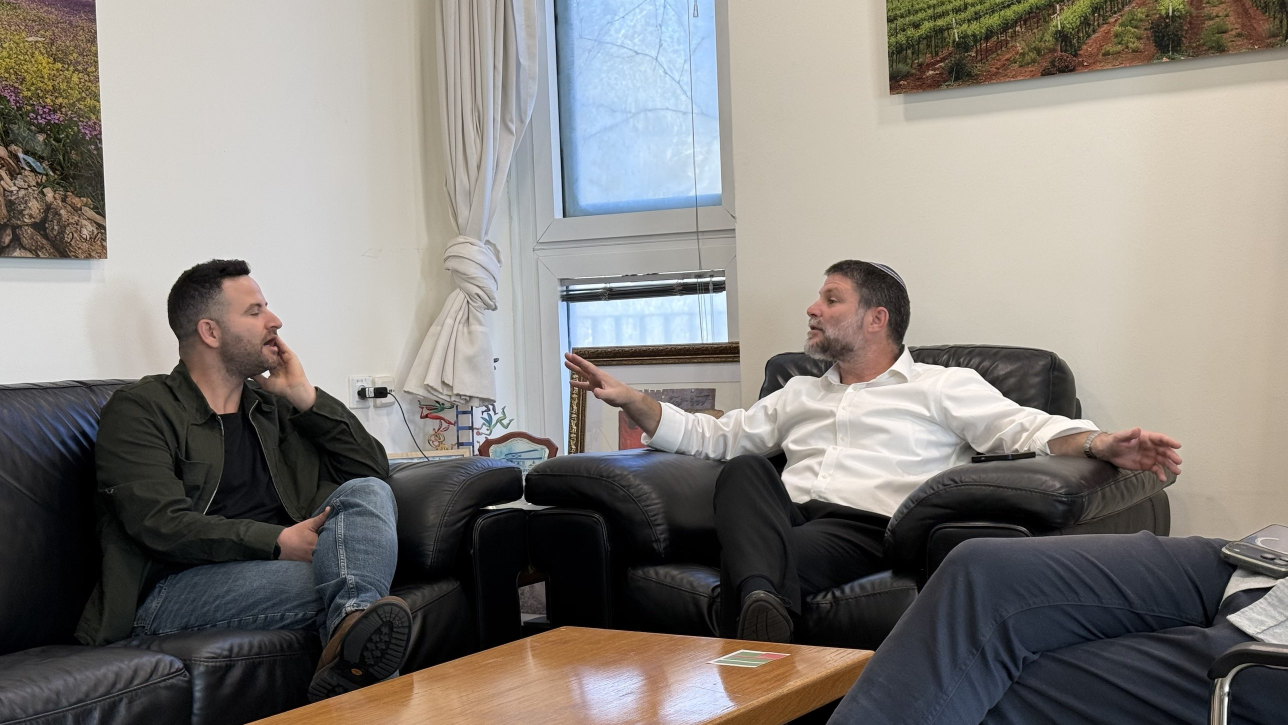
#> input picture content-kit/hatzionut-hadatit/2026-11-post-guy-hochman/source-photo.jpg, 2576 x 1450 px (shown at 1/2 size)
$ python make.py
#> lines starting #> are read from the running program, lines starting #| are printed output that depends on the picture
"""Smotrich IG post (4:5): meeting with Guy Hochman. Photo + headline in Haim, RZ teal."""
import os, sys
from PIL import Image, ImageDraw, ImageFont, ImageOps
HERE = os.path.dirname(os.path.abspath(__file__))
HAIM = os.path.abspath(os.path.join(HERE, '..', '..', 'fonts', 'HaimClassicv2FM-Bold.ttf'))
W, H = 1080, 1350; DEEP, TEAL, LT = (43, 81, 85), (80, 146, 153), (105, 180, 189)
L1 = sys.argv[1] if len(sys.argv) > 1 else 'שיחה פתוחה'
L2 = sys.argv[2] if len(sys.argv) > 2 else 'עם גיא הוכמן.'
def F(s): return ImageFont.truetype(HAIM, s, layout_engine=ImageFont.Layout.RAQM)
from PIL import ImageFilter
ph = Image.open(HERE + '/source-photo.jpg').convert('RGB').crop((130, 120, 1840, 1126))
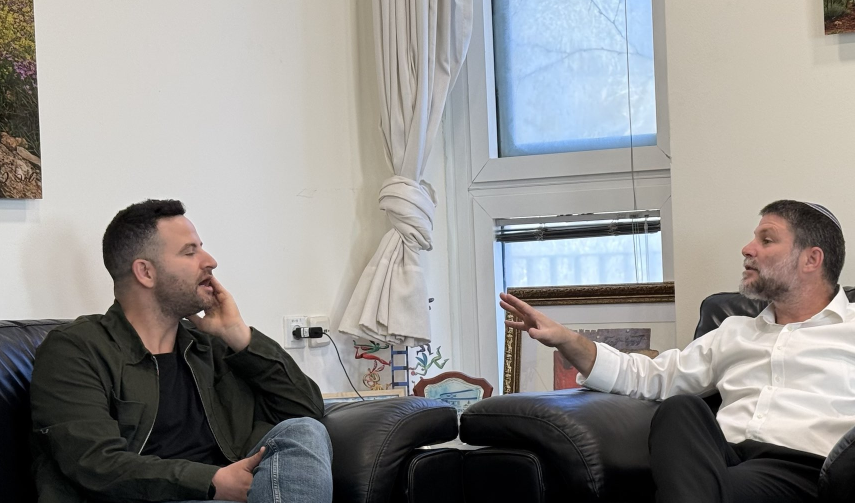
#> ph: PIL image 1710x1006 RGB (shown at 1/2 size); mean R, G, B 145, 143.4, 141.3
top = ph.resize((W, int(W * ph.height / ph.width)), Image.LANCZOS); PH = top.height
#> after `top = ph.resize((W, int(W * ph.height / ph.width)), Image.LANCZOS)`:
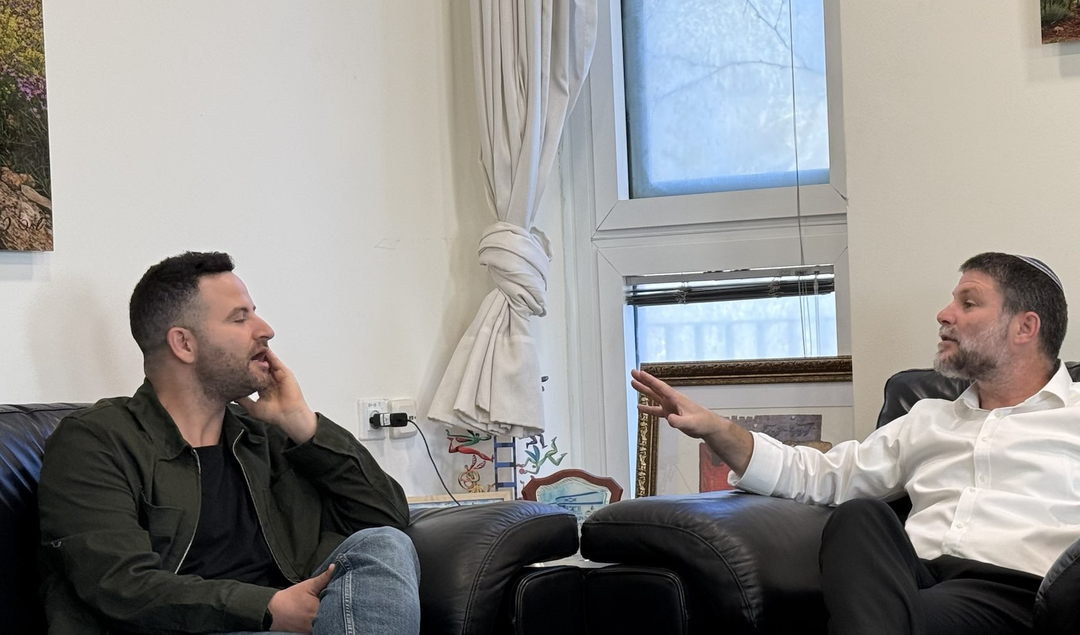
#> top: PIL image 1080x635 RGB; mean R, G, B 145, 143.4, 141.3
#> after `PH = top.height`: PH = 635
bg = ImageOps.fit(ph, (W, H), Image.LANCZOS).filter(ImageFilter.GaussianBlur(40))
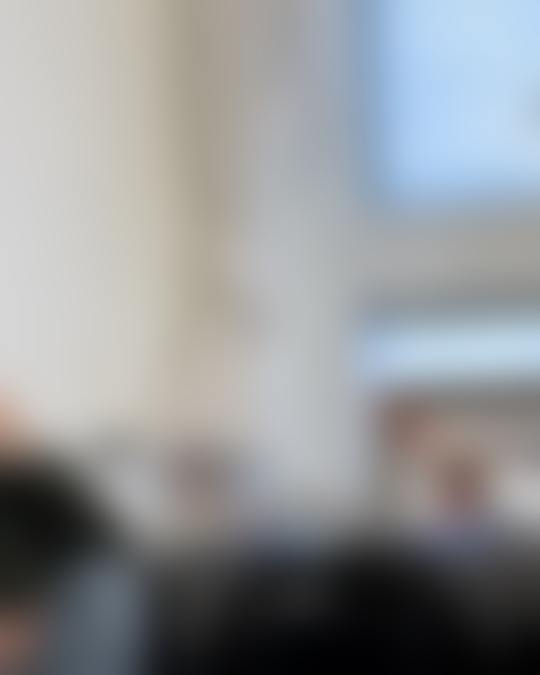
#> bg: PIL image 1080x1350 RGB (shown at 1/2 size); mean R, G, B 145.7, 148.2, 150.5
bg = Image.blend(bg, Image.new('RGB', (W, H), DEEP), .72)
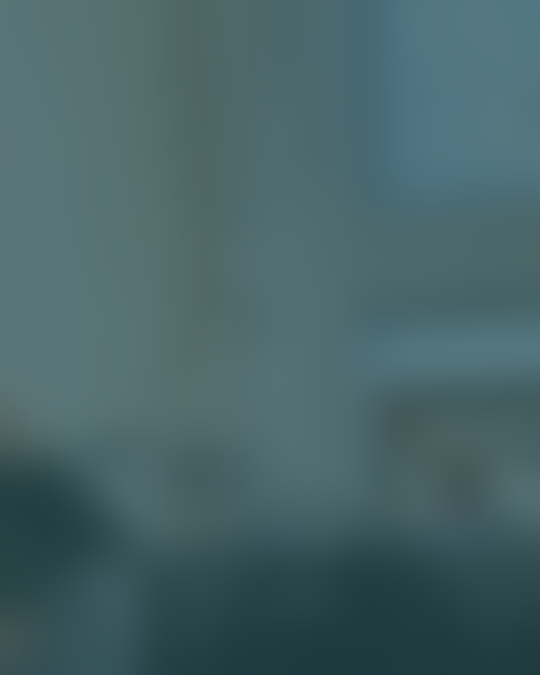
#> bg: PIL image 1080x1350 RGB (shown at 1/2 size); mean R, G, B 71.3, 99.3, 102.9
Y0 = 215
m = Image.new('L', (W, PH), 255); md = ImageDraw.Draw(m)
#> after `m = Image.new('L', (W, PH), 255)`: m: PIL image 1080x635 L; every value is 255
for i in range(70):
    v = int(255 * i / 70); md.line((0, i, W, i), fill=v); md.line((0, PH - 1 - i, W, PH - 1 - i), fill=v)
bg.paste(top, (0, Y0), m); im = bg
#> after `bg.paste(top, (0, Y0), m)`:
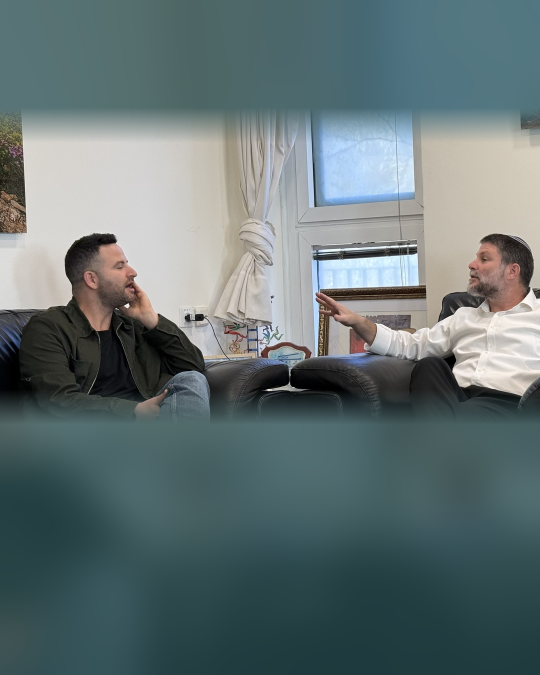
#> bg: PIL image 1080x1350 RGB (shown at 1/2 size); mean R, G, B 100, 115.4, 116.6
lo = Image.new('L', (1, H))
for yy in range(H): lo.putpixel((0, yy), int(230 * max(0, min(1, (yy - (Y0 + PH - 40)) / 160))))
im = Image.composite(Image.new('RGB', (W, H), DEEP), im, lo.resize((W, H)))
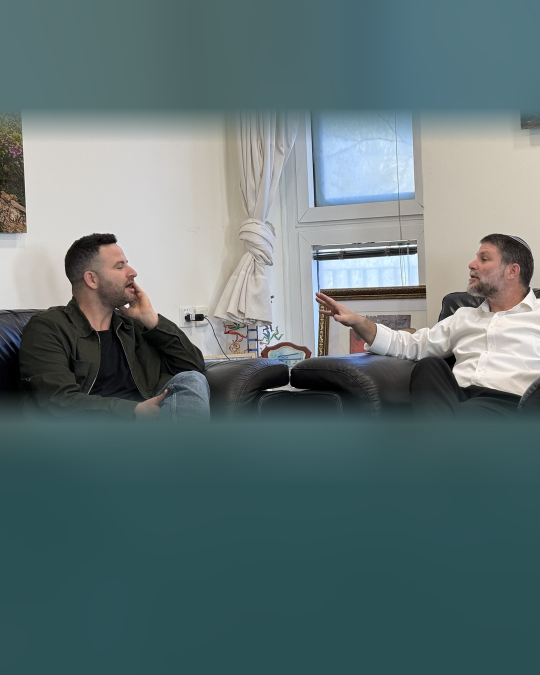
#> im: PIL image 1080x1350 RGB (shown at 1/2 size); mean R, G, B 97, 115.7, 117.1
d = ImageDraw.Draw(im); R = W - 80; y = Y0 + PH + 90
#> after `y = Y0 + PH + 90`: y = 940
f1 = F(118); d.rectangle((R - 6, y + 16, R, y + 120), fill=LT)
d.text((R - 30, y), L1, font=f1, fill='white', anchor='ra', direction='rtl')
f2 = F(104); y2 = y + 150; bb = d.textbbox((0, 0), L2, font=f2, anchor='ls', direction='rtl')
#> after `y2 = y + 150`: y2 = 1090
#> after `bb = d.textbbox((0, 0), L2, font=f2, anchor='ls', direction='rtl')`: bb = (0, -58, 619, 22)
tw = bb[2] - bb[0]; ih = bb[3] - bb[1]; pad = 22
#> after `tw = bb[2] - bb[0]`: tw = 619
#> after `ih = bb[3] - bb[1]`: ih = 80
d.rounded_rectangle((R - tw - 56, y2, R + 6, y2 + ih + 2 * pad), 14, fill=LT)
d.text((R - 24, y2 + pad - bb[1]), L2, font=f2, fill=DEEP, anchor='rs', direction='rtl')
im.save(HERE + '/post.jpg', quality=95); print(y2 + ih + 2 * pad)
#> after `im.save(HERE + '/post.jpg', quality=95)`:
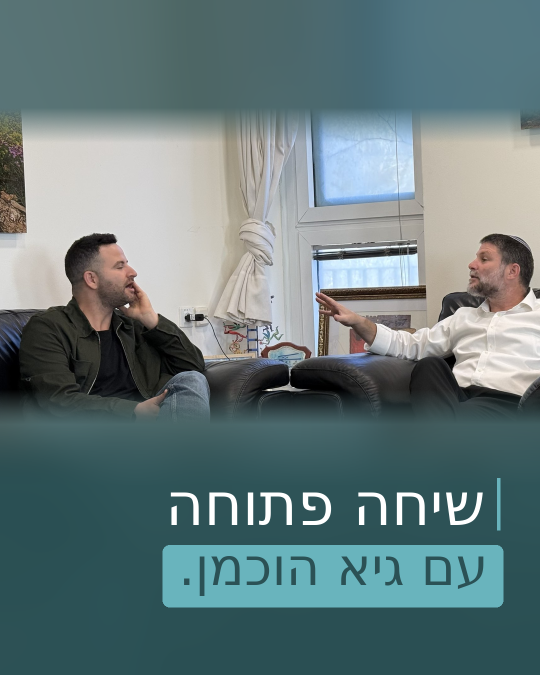
#> saved as post.jpg: PIL image 1080x1350 RGB (shown at 1/2 size); mean R, G, B 102, 122.4, 124
#| 1214
